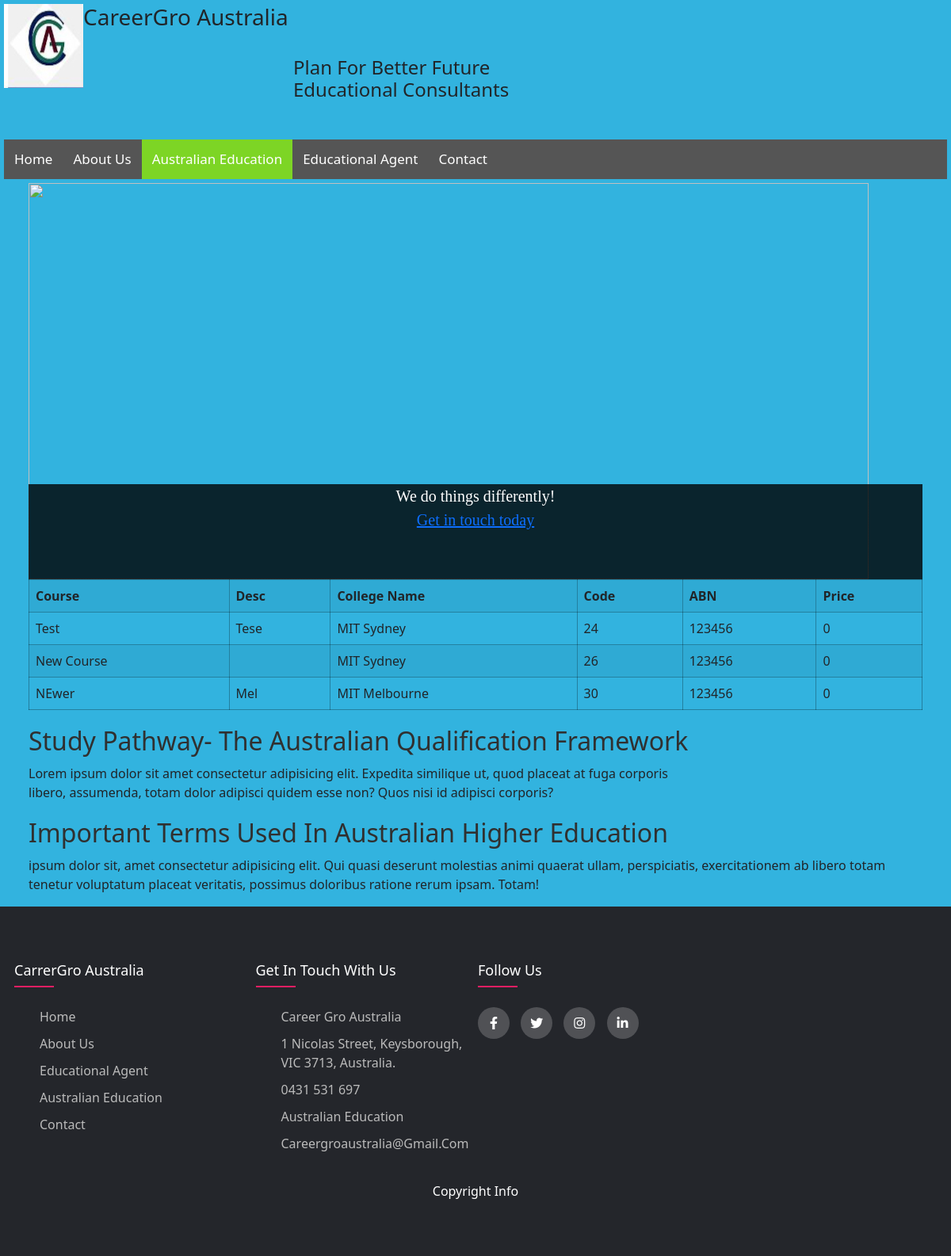
The page /ae.php on the database its author committed.
### tables this page shows
CREATE TABLE `course` (
  `ID` int(11) NOT NULL,
  `Name` varchar(255) NOT NULL,
  `Desc` varchar(255) NOT NULL,
  `Cost` int(11) NOT NULL,
  `College ID` int(11) NOT NULL
);

CREATE TABLE `college` (
  `ID` int(11) NOT NULL,
  `Name` varchar(255) NOT NULL,
  `ABN` int(11) NOT NULL,
  `Location` varchar(255) NOT NULL,
  `link` varchar(255) NOT NULL,
  `CIdentifier` varchar(255) NOT NULL
);

### ae.php (the view, shortened to what this page needs)
<?php
    include("management/config.php");
    $sql = "SELECT cr.Name 'Course', cr.Desc 'Desc', co.`Name`,cr.ID 'Code',co.`ABN` ABN, cr.Cost Price, co.link FROM course cr, college co WHERE cr.`College ID` = co.ID ";
    $collegeData = mysqli_query($con,$sql);
?>
<!DOCTYPE html>
<html lang="en">
<head>
    <link rel="stylesheet" href="style/css/bootstrap.css">
    <link rel="stylesheet" href="style/css/style.css">
    <link rel="stylesheet" type="text/css" href="https://cdnjs.cloudflare.com/ajax/libs/font-awesome/5.15.1/css/all.min.css">
</head>
<body>
    <header>
        <img src="media/image/logo.jpg" alt="Logo" class="logo">
        <div class="moto">
            <h3>CareerGro Australia</h3> <br>
            <h4>
                Plan For Better Future <br>
                Educational Consultants
            </h4>
        </div>
        <nav>
            <a href="index.php">Home</a>
            <a href="about.php">About Us</a>
            <a class="active" href="ae.php">Australian Education</a>
            <a href="ea.php">Educational Agent</a>
            <a href="contact.php">Contact</a>
        </nav>
    </header>
    <div class="main">
       <img class="gallery" src="media/image/gallery/Adelaide.jpg" alt="">
       <div class="text">
           We do things differently! <br>
           <a href="contact.php">Get in touch today</a>
       </div>
   </div>
   <div class="course_data">
        <table class="table table-striped table-hover" id="data_table">
            <tr>
                <th>Course</th>
                <th>Desc</th>
                <th>College Name</th>
                <th>Code</th>
                <th>ABN</th>
                <th>Price</th>
            </tr>
            <?php
                foreach($collegeData as $data){
                    print"
                    <tr href-data=".$data['link'].">
                    <td>".$data['Course']."</td>
                    <td>".$data['Desc']."</td>
                    <td>".$data['Name']."</td>
                    <td>".$data['Code']."</td>
                    <td>".$data['ABN']."</td>
                    <td>".$data['Price']."</td>
                    </tr>";
                }
            ?>
        </table>
   </div>
   <div class="course_info">
       <div class="course_text1">
           <h2> Study Pathway- The Australian Qualification Framework </h2>
           <p>
           Lorem ipsum dolor sit amet consectetur adipisicing elit. Expedita similique ut, quod placeat at fuga corporis <br> libero, assumenda, totam dolor adipisci quidem esse non? Quos nisi id adipisci corporis?
           </p>
       </div>
       <div class="course_text2">
           <h2> Important Terms Used In Australian Higher Education </h2>
           <p>
                ipsum dolor sit, amet consectetur adipisicing elit. Qui quasi deserunt molestias animi quaerat ullam, perspiciatis, exercitationem ab libero totam tenetur voluptatum placeat veritatis, possimus doloribus ratione rerum ipsam. Totam!
            </p>
       </div>
   </div>
   <footer class="footer">
  	 <div class="container">
  	 	<div class="row">
  	 		<div class="footer-col">
  	 			<h4>CarrerGro Australia</h4>
  	 			<ul>
                   <li><a href="index.php">home</a></li>
  	 				<li><a href="about.php">about us</a></li>
  	 				<li><a href="ea">educational agent</a></li>
  	 				<li><a href="ae"> Australian education</a></li>
  	 				<li><a href="contact"> contact</a></li>
  	 			</ul>
  	 		</div>
               <div class="footer-touch">
  	 			<h4>Get in touch with us</h4>
  	 			<ul>
                   <li>Career Gro Australia</li>
  	 				<li>1 Nicolas Street, Keysborough, VIC 3713, Australia.</li>
  	 				<li>0431 531 697</li>
  	 				<li> Australian education</li>
  	 				<li>careergroaustralia@gmail.com</li>
  	 			</ul>
  	 		</div>
  	 		<div class="footer-col">
  	 			<h4>follow us</h4>
  	 			<div class="social-links">
  	 				<a href="#"><i class="fab fa-facebook-f"></i></a>
  	 				<a href="#"><i class="fab fa-twitter"></i></a>
  	 				<a href="#"><i class="fab fa-instagram"></i></a>
  	 				<a href="#"><i class="fab fa-linkedin-in"></i></a>
  	 			</div>
  	 		</div>
  	 	</div>
           <div class="footer-copy">
            <a href="#">Copyright Info</a>
        </div>
  </footer>
</body>
</html>

### style/css/style.css (style rules this page uses)
* { padding: 0; margin: 0; }
body { background-color: rgb(50, 179, 223); }
header { position: relative; margin: 5px; }
header img { float: left; }
.moto { margin: 5px 5px; }
.moto h4 { margin-left: 15em; }
nav { margin-top: 3em; width: 100%; overflow: auto; background-color: #555; }
nav a { float: left; text-align: center; padding: 12px 13px; margin-bottom: 0px; color: rgb(255, 255, 255); text-decoration: none; font-size: 17px; }
nav a:hover, .active { background-color: rgb(125, 213, 37); }
.main { position: relative; }
.main .gallery { margin-left: 3%; margin-right: 3%; width: 94%; height: 500px; }
.main .text { width: 100%; font-family: cursive; color: white; position: absolute; bottom: 0; width: 94%; text-align: center; font-size: 20px; background-image: linear-gradient( to top, rgba(0, 0, 0, 0.8), rgba(0, 0, 0, 0.8) 100% ); margin-left: 3%; padding-bottom: 5% }
.course_data { width: 94%; margin-left: 3%; }
.course_info { width: 94%; margin-left: 3%; }
.container { max-width: 1170px; margin: auto; }
.row { display: flex; flex-wrap:wrap; }
ul { list-style: none; }
.footer { background-color: #24262b; padding: 70px 0; }
.footer-col { width:25%; padding:0 3px; }
.footer-col h4 { font-size: 18px; color:#ffffff; text-transform: capitalize; margin-bottom: 35px; font-weight: 500; position:relative; }
.footer-col h4::before { content:''; position:absolute; left:0; bottom: -10px; background-color: #e91e63; height:2px; box-sizing:border-box; width:50px; }
.footer-col ul li:not(:last-child) { margin-bottom: 10px; }
.footer-col ul li a { font-size: 16px; text-transform: capitalize; color: #ffffff; text-decoration: none; font-weight: 300; color: #bbbbbb; display:block; }
.footer-col .social-links a { display: inline-block; height: 40px; width: 40px; background-color: rgba(255, 255,255,0.2); margin: 0 10px 10px 0; text-align: center; line-height: 40px; border-radius: 50%; color: #ffffff; transition: all 0.5s ease; }
.footer-touch { width:25%; padding:0 15px; }
.footer-touch h4 { font-size: 18px; color:#ffffff; text-transform: capitalize; margin-bottom: 35px; font-weight: 500; position:relative; }
.footer-touch h4::before { content:''; position:absolute; left:0; bottom: -10px; background-color: #e91e63; height:2px; box-sizing:border-box; width:50px; }
.footer-touch ul li:not(:last-child) { margin-bottom: 10px; }
.footer-touch ul li { font-size: 16px; text-transform: capitalize; color: #ffffff; text-decoration: none; font-weight: 300; color: #bbbbbb; display:block; }
.footer-copy a { font-size: 16px; text-transform: capitalize; color: #ffffff; text-decoration: none; font-weight: 300; color: #ffffff; display:block; text-align: center; padding-top: 20px; }
.content-selection h1, h2 { color: #24262b; }
.content-selection p, h1, h2 { margin-top: 20px; }
.content-selection table, th, td { border: 1px double rgba(0, 0, 0, 0.281); }
.content-selection th, td { padding: 5px 10px; }
.agent-page h1, h2 { color: #303030; margin-bottom: 10px; }

### rows shown on the page
course: Name "Test", Desc "Tese", College ID "MIT Sydney", ID "24", College ID "123456", Cost "0"
course: Name "New Course", College ID "MIT Sydney", ID "26", College ID "123456", Cost "0"
course: Name "NEwer", Desc "Mel", College ID "MIT Melbourne", ID "30", College ID "123456", Cost "0"
